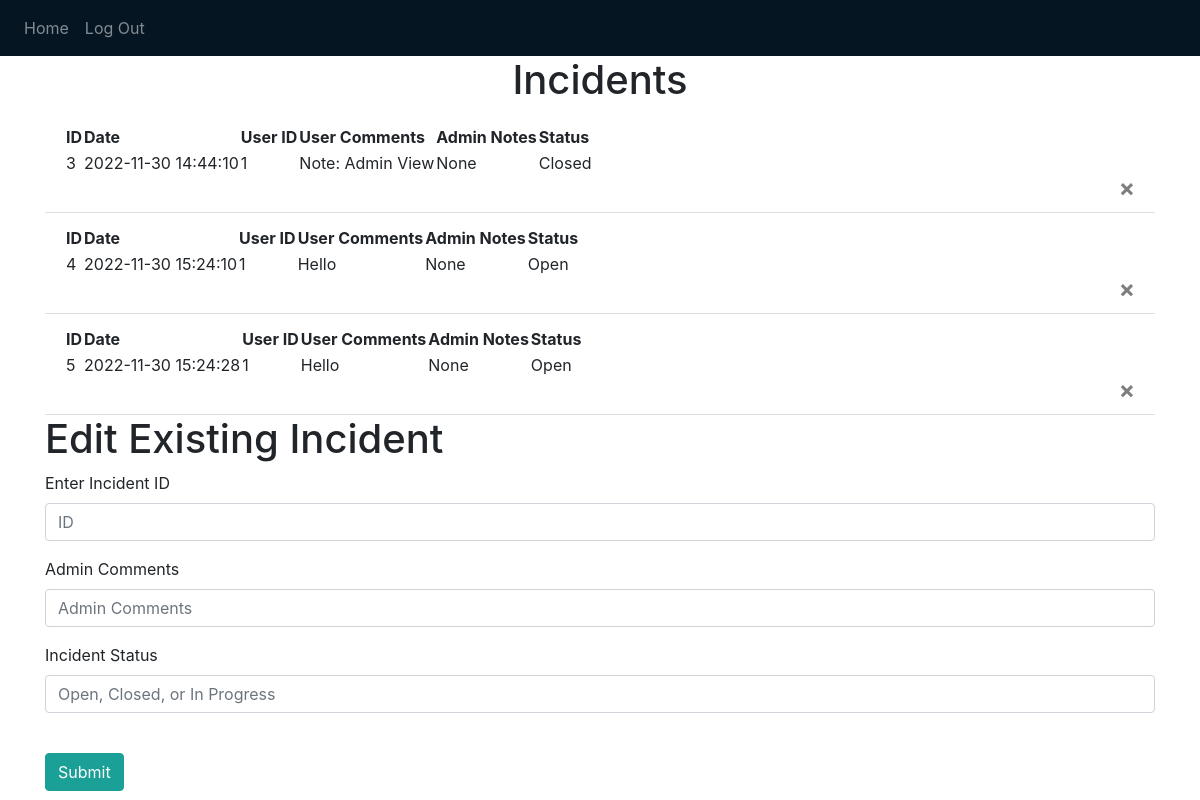
Page / (signed in) on the earlier database version.
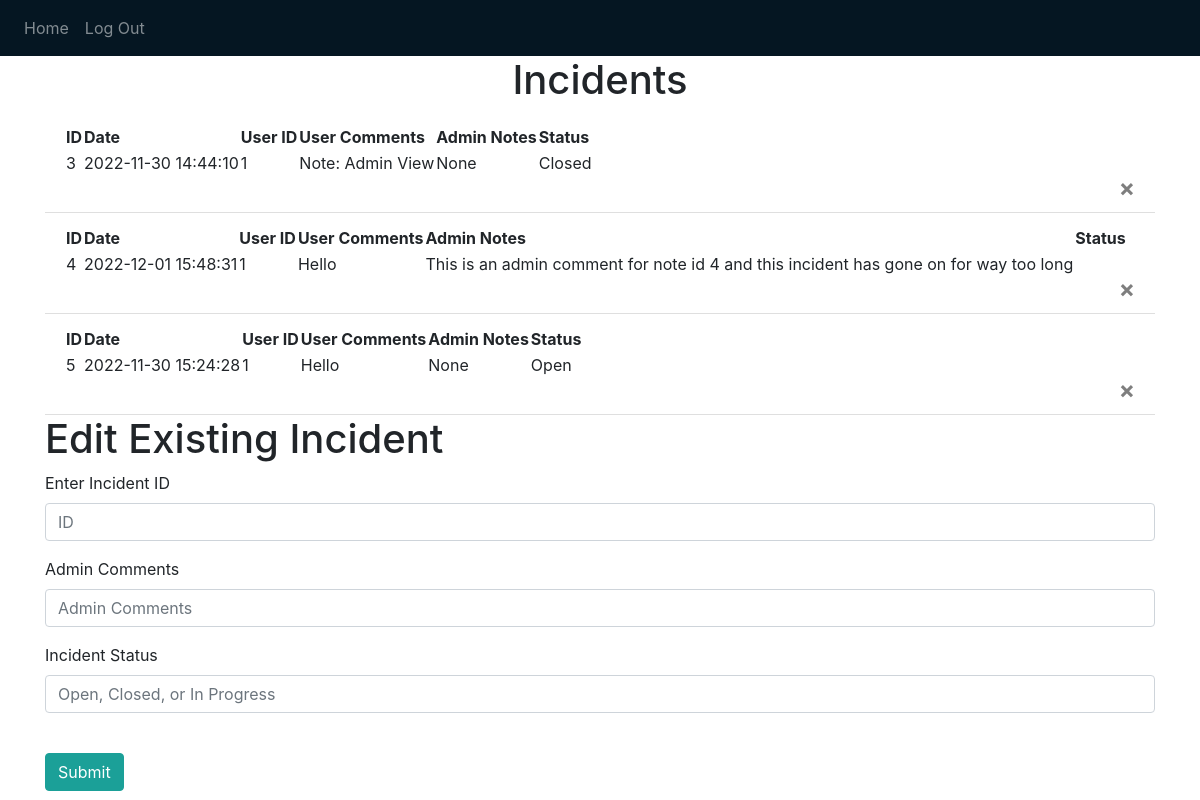
Same page on the later database version.
### website/models.py (models this page shows)
class Note(db.Model):
    id = db.Column(db.Integer, primary_key=True) #ID incremeneted on its own
    data = db.Column(db.String(10000)) #Notes from User that created the issue
    date = db.Column(db.DateTime(timezone=True), default=func.now()) #Automatically adds the date for us
    user_id = db.Column(db.Integer, db.ForeignKey('user.id')) #Foreign key is the user.id that created the note
    admin_notes = db.Column(db.String(10000)) #Notes from admin handling issue
    status = db.Column(db.String, default='Open') #False is open, True is closed

### website/views.py (the view, shortened to what this page needs)
@views.route('/', methods = ['GET', 'POST'])
@login_required
def home():
    if (current_user.admin_access == True):
        return render_template("admin.html", user=current_user)

### website/__init__.py (called while the page is built)
def create_app():
    app = Flask(__name__)
    app.config['SECRET_KEY'] = 'THIS IS THE SECRET KEY FOR THE APP' #can be anything you want but you want to hide this
    app.config['SQLALCHEMY_DATABASE_URI'] = f'sqlite:///{DB_NAME}' #Telling flask where the databse is located
    db.init_app(app) #initializing database with the app\
    from .views import views
    from .auth import auth
    app.register_blueprint(views, url_prefix='/')
    app.register_blueprint(auth, url_prefix='/')
    from .models import User, Note
    with app.app_context():
        db.create_all()
    login_manager = LoginManager()
    login_manager.login_view = 'auth.login'
    login_manager.init_app(app)
    @login_manager.user_loader
    def load_user(id):
        return User.query.get(int(id))
    return app

### website/templates/admin.html
{% extends "base.html" %} {% block title %}Admin View{% endblock %} {% block content
    %}
    <h1 align="center">Incidents</h1>
    <ul class="list-group list-group-flush" id="notes">
      {% for note in user.notes %}
      <li class="list-group-item">
        <table>
          <tr>
            <th>ID </th>
            <th>Date </th>
            <th>User ID </th>
            <th>User Comments </th>
            <th>Admin Notes</th>
            <th>Status</th>
          </tr>
          <tr>
            <td>{{ note.id }}</td>
            <td>{{ note.date}}</td>
            <td>{{ note.user_id }}</td>
            <td>{{ note.data }}</td>
            <td>{{ note.admin_notes }}</td>
            <td>{{ note.status }}</td>
          </tr>
        </table>
        <button type="button" class="close" onClick="deleteNote({{ note.id }})">
          <span aria-hidden="true">&times;</span>
        </button>
      </li>
      {% endfor %}
    </ul>
    <h1>Edit Existing Incident</h1>
    <form method="POST" name="note-edit">
      <div class="form-group">
        <label for="note_id">Enter Incident ID</label>
        <input
            type="text"
            class="form-control"
            id="note_id"
            name="note_id"
            placeholder="ID"
        />
      </div>
      <div class="form-group">
        <label for="admin_comments">Admin Comments</label>
        <input
            type="text"
            class="form-control"
            id="admin_comments"
            name="admin_comments"
            placeholder="Admin Comments"
        />
      </div>
      <div class="form-group">
        <label for="note_status">Incident Status</label>
        <input
            type="text"
            class="form-control"
            id="note_status"
            name="note_status"
            placeholder="Open, Closed, or In Progress"
        />
      </div>
      <br />
      <button id="note-edit" type="submit" class="btn btn-primary">Submit</button>
    </form>
    {% endblock %}

Differences in the rows shown:
changed Note id 4: date "2022-11-30 15:24:10" → "2022-12-01 15:48:31"; admin_notes "None" → "This is an admin comment for note id 4 and this incident has gone on for way too long"; status "Open" → (not shown)
